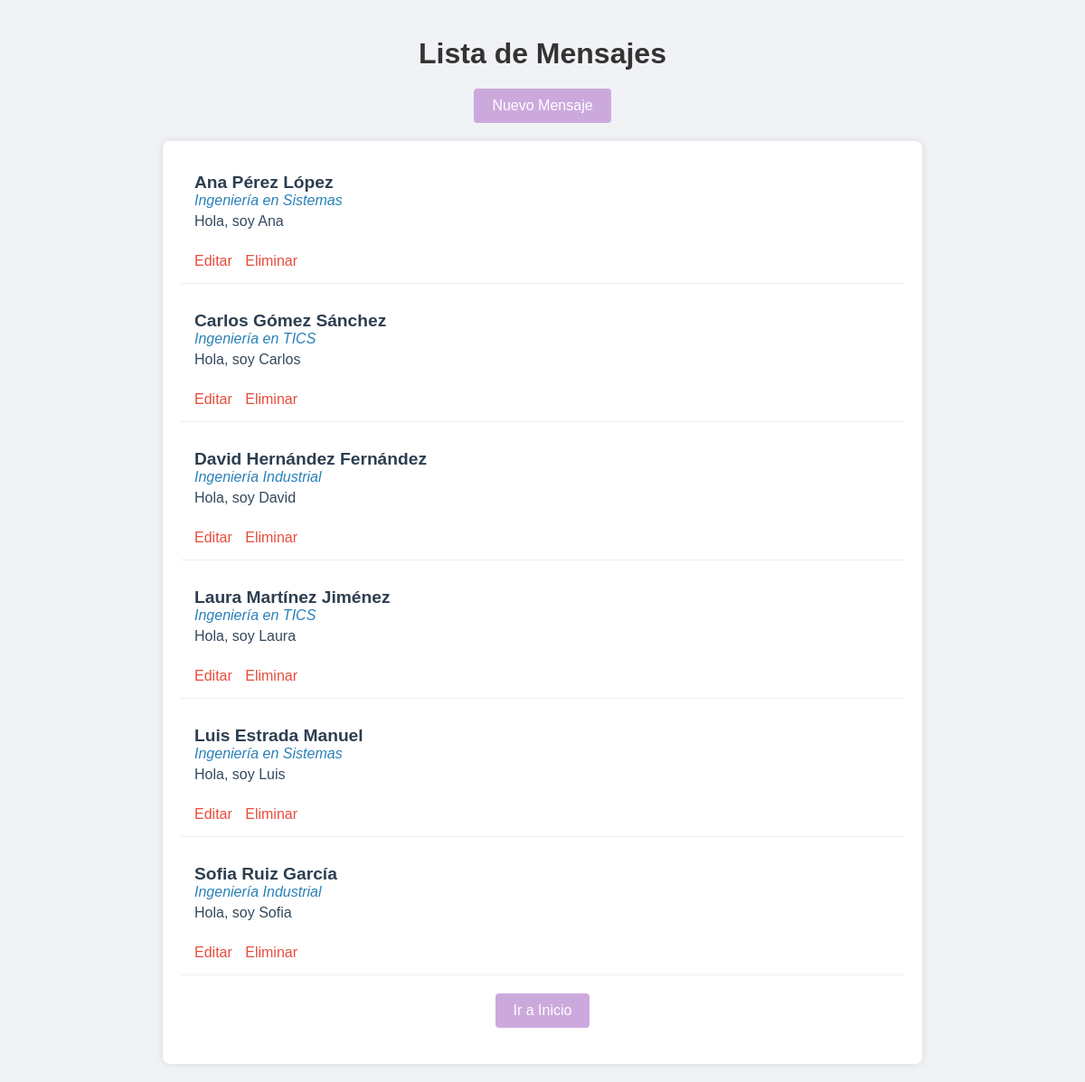
/mensajes/, run on the app's committed database.
### chat/models.py (models this page shows, shortened)
class Mensaje(models.Model):
    txt_mensaje = models.TextField()
    persona = models.ForeignKey(Persona, on_delete=models.CASCADE)
    status = models.SmallIntegerField()

class Persona(models.Model):
    nombre = models.CharField(max_length=80)
    ap_pat = models.CharField(max_length=80)
    ap_mat = models.CharField(max_length=80)
    usu = models.CharField(max_length=80)
    pass_field = models.CharField(max_length=80, default='default_password')  # Añadir un valor predeterminado aquí
    fecha_nac = models.DateField()
    carrera = models.ForeignKey(Carrera, on_delete=models.PROTECT)
    status = models.SmallIntegerField()

class Carrera(models.Model):
    nombre = models.CharField(max_length=80)
    status = models.SmallIntegerField()

### chat/views.py (the view)
def mensaje_list(request):
    mensajes = Mensaje.objects.all().order_by('persona__nombre')
    return render(request, 'chat/mensaje_list.html', {'mensajes': mensajes})

### chat/templates/chat/mensaje_list.html (shortened to what this page needs)
<!DOCTYPE html>
<html lang="en">
<head>
</head>
<body>
    <h1>Lista de Mensajes</h1>
    <a href="{% url 'mensaje_create' %}" class="new-message-btn">Nuevo Mensaje</a>
    <div class="messages-container">
        {% for mensaje in mensajes %}
        <div class="message">
            <span class="nombre">{{ mensaje.persona.nombre }} {{ mensaje.persona.ap_pat }} {{ mensaje.persona.ap_mat }}</span>
            <span class="carrera">{{ mensaje.persona.carrera.nombre }}</span>
            <p class="txt-mensaje">{{ mensaje.txt_mensaje }}</p>
            <div class="actions">
                <a href="{% url 'mensaje_update' mensaje.pk %}">Editar</a>
                <a href="{% url 'mensaje_delete' mensaje.pk %}">Eliminar</a>
            </div>
        </div>
        {% endfor %}
        <a href="/" class="back-btn">Ir a Inicio</a>
    </div>
</body>
</html>

### chat/templates/chat/mensaje_list.html (style rules this page uses)
body { font-family: 'Arial', sans-serif; background-color: #f0f2f5; margin: 0; padding: 20px; }
h1 { text-align: center; color: #333; margin-bottom: 20px; }
.messages-container { max-width: 800px; margin: 0 auto; background: #fff; padding: 20px; border-radius: 8px; box-shadow: 0 0 10px rgba(0, 0, 0, 0.1); }
.message { display: flex; flex-direction: column; padding: 15px; margin-bottom: 15px; border-bottom: 1px solid #eee; }
.nombre { font-weight: bold; font-size: 1.2em; color: #2c3e50; }
.carrera { color: #2980b9; font-style: italic; }
.txt-mensaje { margin-top: 5px; font-size: 1em; color: #34495e; }
.actions { margin-top: 10px; }
.actions a { margin-right: 10px; color: #e74c3c; text-decoration: none; }
.new-message-btn, .back-btn { display: block; width: max-content; margin: 20px auto; padding: 10px 20px; background-color: #cca9dd; color: white; text-decoration: none; border-radius: 4px; text-align: center; }

### data on the page
Mensaje: persona.nombre "Ana", persona.ap_pat "Pérez", persona.ap_mat "López", persona.carrera.nombre "Ingeniería en Sistemas", txt_mensaje "Hola, soy Ana"
Mensaje: persona.nombre "Carlos", persona.ap_pat "Gómez", persona.ap_mat "Sánchez", persona.carrera.nombre "Ingeniería en TICS", txt_mensaje "Hola, soy Carlos"
Mensaje: persona.nombre "David", persona.ap_pat "Hernández", persona.ap_mat "Fernández", persona.carrera.nombre "Ingeniería Industrial", txt_mensaje "Hola, soy David"
Mensaje: persona.nombre "Laura", persona.ap_pat "Martínez", persona.ap_mat "Jiménez", persona.carrera.nombre "Ingeniería en TICS", txt_mensaje "Hola, soy Laura"
Mensaje: persona.nombre "Luis", persona.ap_pat "Estrada", persona.ap_mat "Manuel", persona.carrera.nombre "Ingeniería en Sistemas", txt_mensaje "Hola, soy Luis"
Mensaje: persona.nombre "Sofia", persona.ap_pat "Ruiz", persona.ap_mat "García", persona.carrera.nombre "Ingeniería Industrial", txt_mensaje "Hola, soy Sofia"
